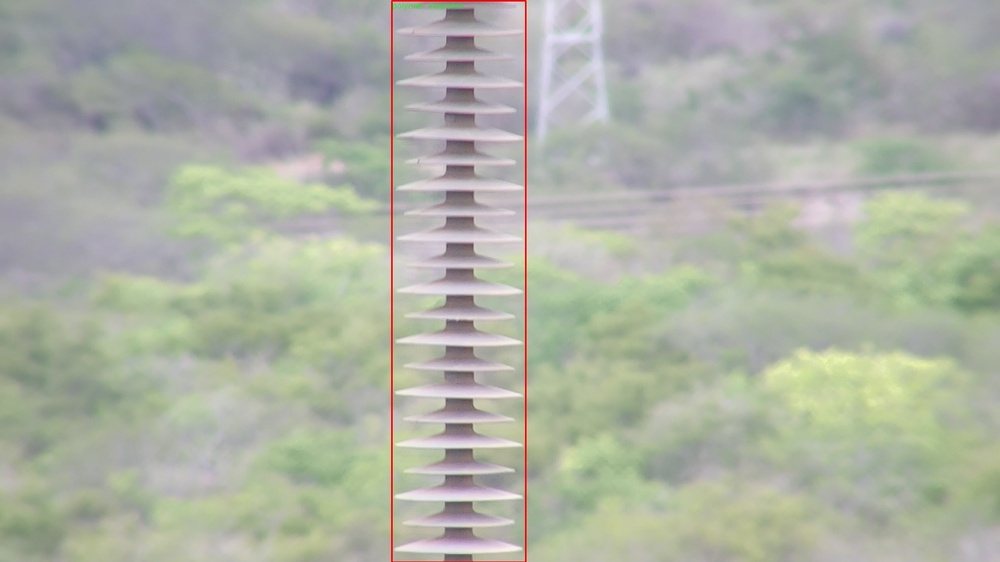
#> input picture experiments/insplad_spotcheck/v0.jpg, 1000 x 562 px, shrunk from 1920 x 1080 before the run
$ python -i clean_red_circles.py   (imports and definitions only)
#> lines starting #> are read from the running program, lines starting #| are printed output that depends on the picture; after the words box and inside, x2 and y2 are one past the last pixel; in counts of white or black regions, pixels touching at a corner belong together
#> further down, picture is the input picture: shape (562, 1000, 3); mean B, G, R 164.8, 177.9, 173.5
#!/usr/bin/env python3
# -*- coding: utf-8 -*-
"""
红圈污染清洗脚本
功能:对红圈污染图像做 inpainting 去除红圈, 污染原图备份到 dataset/images_contaminated_backup/
输入:dataset/contaminated_images.json (由扫描生成)
"""

import json
import cv2
import numpy as np
import shutil
import argparse
from pathlib import Path
from multiprocessing import Pool


def inpaint_red(img):
    hsv = cv2.cvtColor(img, cv2.COLOR_BGR2HSV)
#> hsv: shape (562, 1000, 3); mean H, S, V 67.8, 26.8, 181.4
    mask = cv2.inRange(hsv, (0, 100, 100), (10, 255, 255)) | \
           cv2.inRange(hsv, (160, 100, 100), (180, 255, 255))
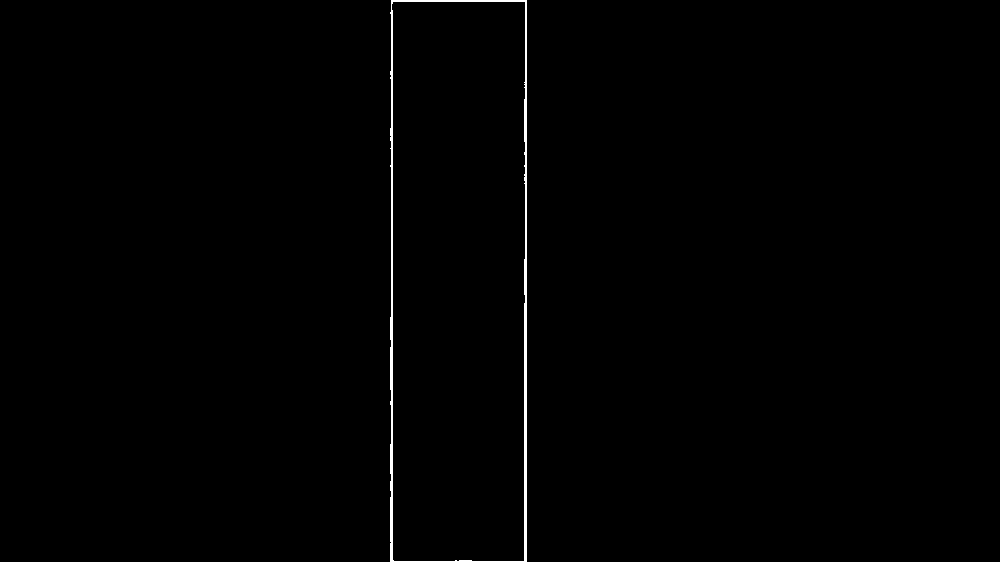
#> mask: shape (562, 1000); 0.57% white; 1 white region, box (x1, y1, x2, y2) and area: (390, 0, 527, 562) 3203
    # 连通域形状分析(用真实像素面积): 手绘圈是细环(extent 低), 实心红块(缺陷本体)保留
    keep = np.zeros_like(mask)
    n, labels, stats, _ = cv2.connectedComponentsWithStats(mask, connectivity=8)
#> n = 2; stats = [[0, 0, 1000, 562, 558797], [390, 0, 137, 562, 3203]]
    for i in range(1, n):
        x, y, w, h, area = stats[i]
        if area < 20:
            keep[labels == i] = 255  # 小噪点直接清
            continue
        extent = area / (w * h)  # 细环 ≈0.05-0.3, 实心块 >0.5
        if extent < 0.4:
            keep[labels == i] = 255
#> this loop made 1 pass
#> (x, y, w, h, area, extent) on pass 1: (390, 0, 137, 562, 3203, 0.0416)
    if keep.sum() == 0:
        return img
    keep = cv2.dilate(keep, np.ones((5, 5), np.uint8), iterations=2)
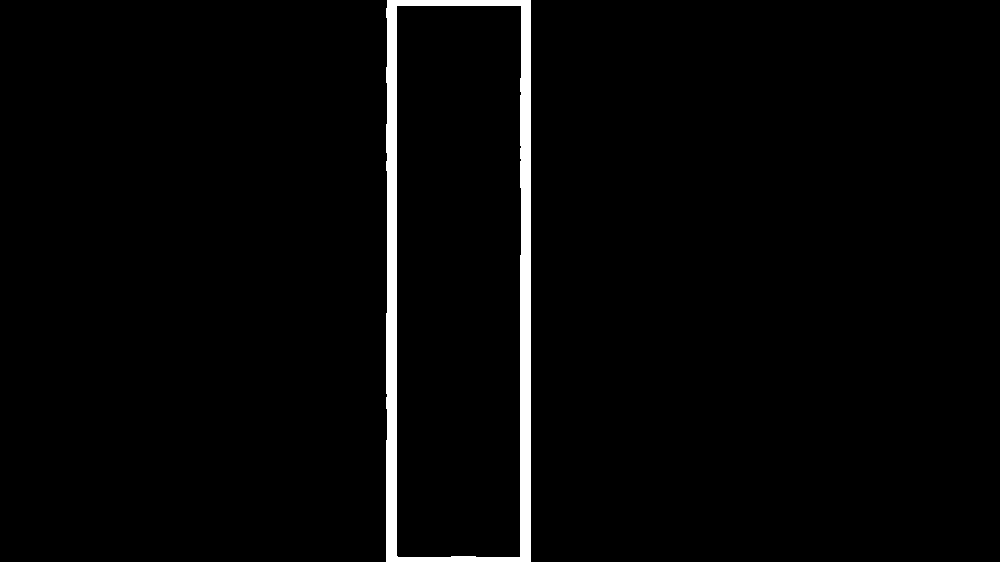
#> keep: shape (562, 1000); 2.4% white; 1 white region
    # 只对包含手绘圈的局部 ROI 做 inpaint (全图 inpaint 在 18MP 上要 ~5s)
    out = img.copy()
    contours, _ = cv2.findContours(keep, cv2.RETR_EXTERNAL, cv2.CHAIN_APPROX_SIMPLE)
#> contours = 1 contour; box (x1, y1, x2, y2) and area: (386, 0, 531, 562) 80502
    H, W = img.shape[:2]
#> H = 562; W = 1000
    for cnt in contours:
        x, y, w, h = cv2.boundingRect(cnt)
        pad = 15
        x0, y0 = max(0, x - pad), max(0, y - pad)
        x1, y1 = min(W, x + w + pad), min(H, y + h + pad)
        roi = img[y0:y1, x0:x1]
        roi_mask = keep[y0:y1, x0:x1]
        out[y0:y1, x0:x1] = cv2.inpaint(roi, roi_mask, 5, cv2.INPAINT_TELEA)
#> this loop made 1 pass
#> (x, y, w, h, pad, x0, y0, x1) on pass 1: (386, 0, 145, 562, 15, 371, 0, 546)
#> pass 1, in inpaint_red, `roi = img[y0:y1, x0:x1]`:
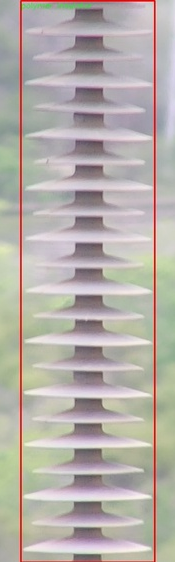
#> roi: shape (562, 175, 3); mean B, G, R 169.8, 175.2, 181.5
#> pass 1, in inpaint_red, `roi_mask = keep[y0:y1, x0:x1]`:
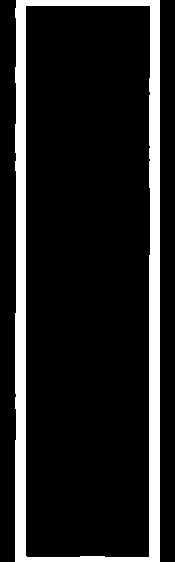
#> roi_mask: shape (562, 175); 13.5% white; 1 white region, box (x1, y1, x2, y2) and area: (15, 0, 160, 562) 13315
#> after the loop:
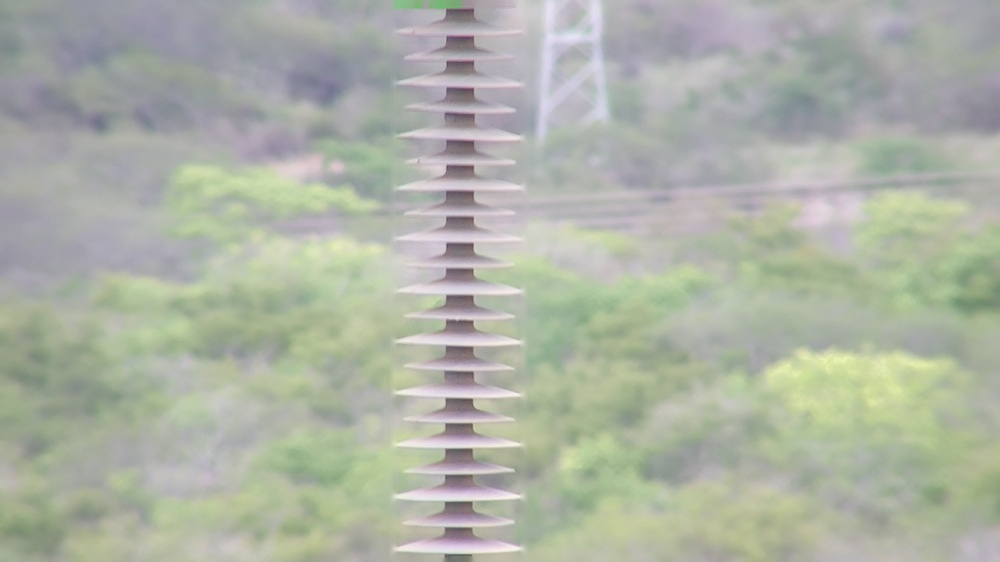
#> out: shape (562, 1000, 3); 2.36% of pixels changed, all inside (x1, y1, x2, y2) = (386, 0, 531, 562)
    return out


# [49 lines left out: functions process_one, main, not called in this run]


# [2 lines not run here, left out]

>>> import cv2
>>> picture = cv2.imread('../../insplad_spotcheck/v0.jpg')
>>> result = inpaint_red(picture)

$ run again, on experiments/insplad_spotcheck/v2.jpg
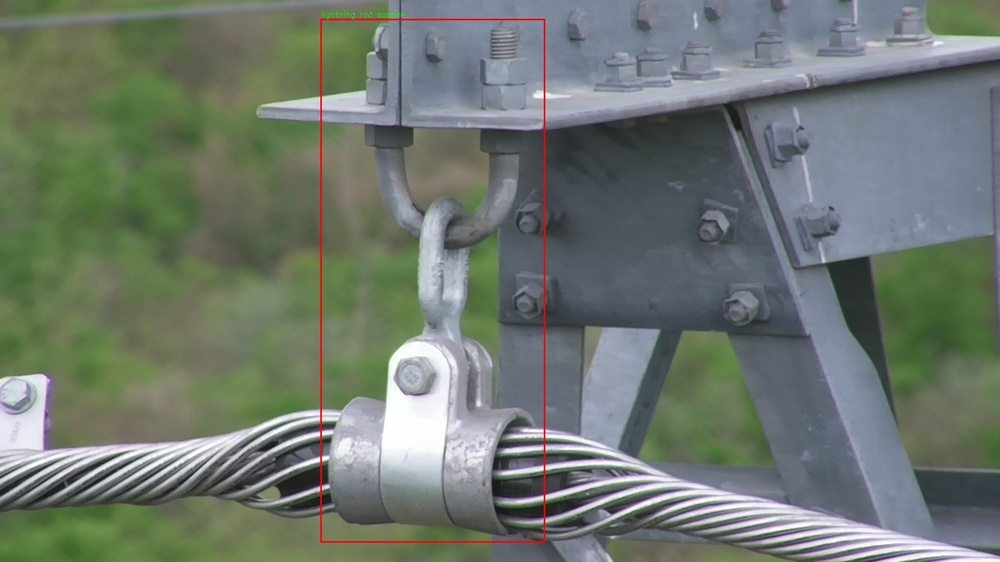
#> input picture experiments/insplad_spotcheck/v2.jpg, 1000 x 562 px, shrunk from 1920 x 1080 before the run
#> picture is the input picture: shape (562, 1000, 3); mean B, G, R 110.3, 119.7, 110.7
#> hsv: shape (562, 1000, 3); mean H, S, V 77.8, 54.9, 126.8
#> in inpaint_red, `mask = cv2.inRange(hsv, (0, 100, 100), (10, 255, 255)) | \ cv2.inRange..`:
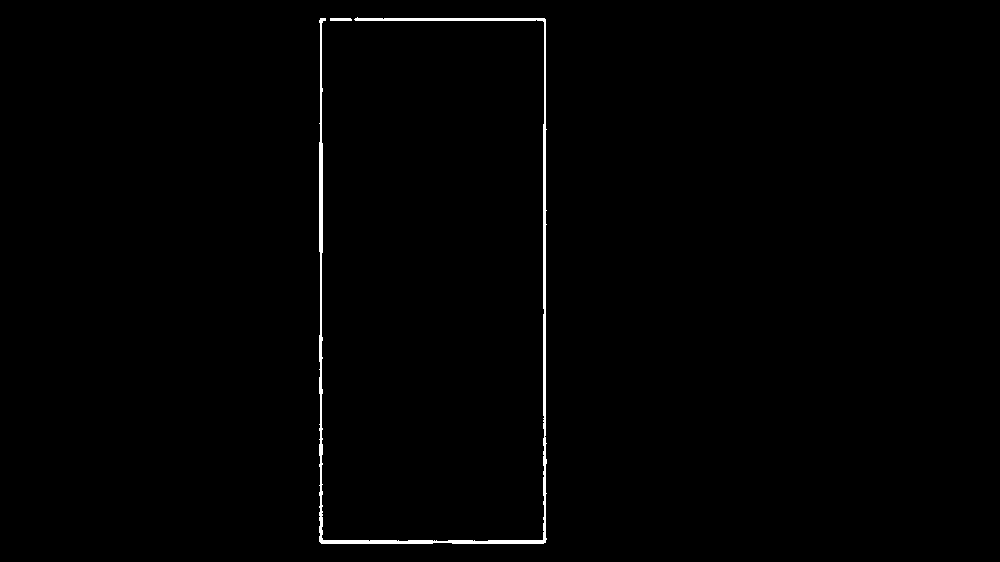
#> mask: shape (562, 1000); 0.77% white; 2 white regions, box (x1, y1, x2, y2) and area: (319, 17, 547, 544) 4265, (330, 18, 352, 21) 65
#> labels: shape (562, 1000) int32; 3 distinct labels, from 0 to 2
#> n = 3; stats = [[0, 0, 1000, 562, 557670], [319, 17, 228, 527, 4265], [330, 18, 22, 3, 65]]
#> the loop in inpaint_red, `for i in range(1, n):` made 2 passes
#> (x, y, w, h, area, extent) on passes 1 to 2: (319, 17, 228, 527, 4265, 0.0355), (330, 18, 22, 3, 65, 0.985)
#> contours = 1 contour; box (x1, y1, x2, y2) and area: (315, 13, 551, 548) 14954
#> the loop in inpaint_red, `for cnt in contours:` made 1 pass
#> (x, y, w, h, pad, x0, y0, x1) on pass 1: (315, 13, 236, 535, 15, 300, 0, 566)
#> after the loop in inpaint_red, `for cnt in contours:`:
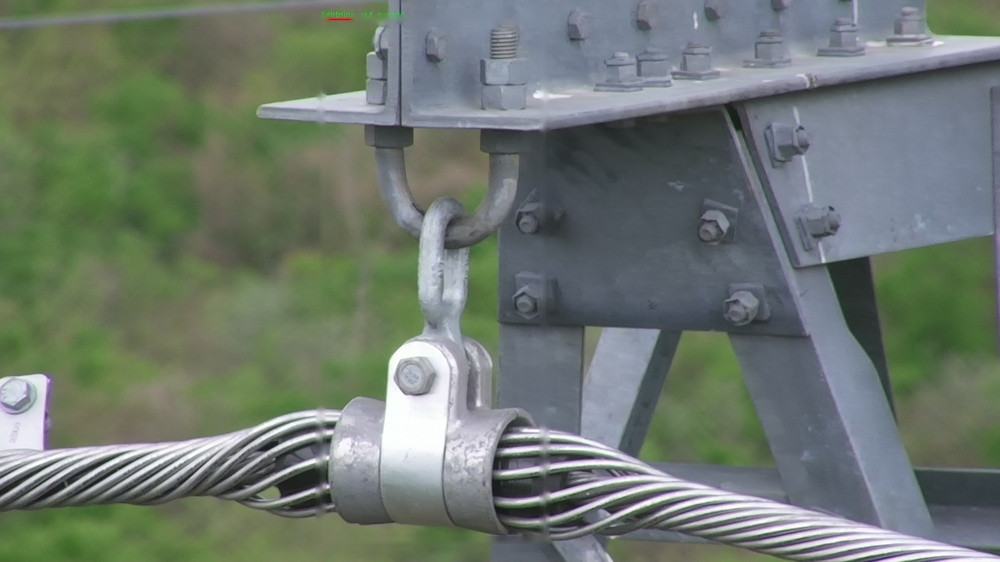
#> out: shape (562, 1000, 3); 2.91% of pixels changed, all inside (x1, y1, x2, y2) = (315, 13, 551, 548)

$ run again, on experiments/insplad_spotcheck/v3.jpg
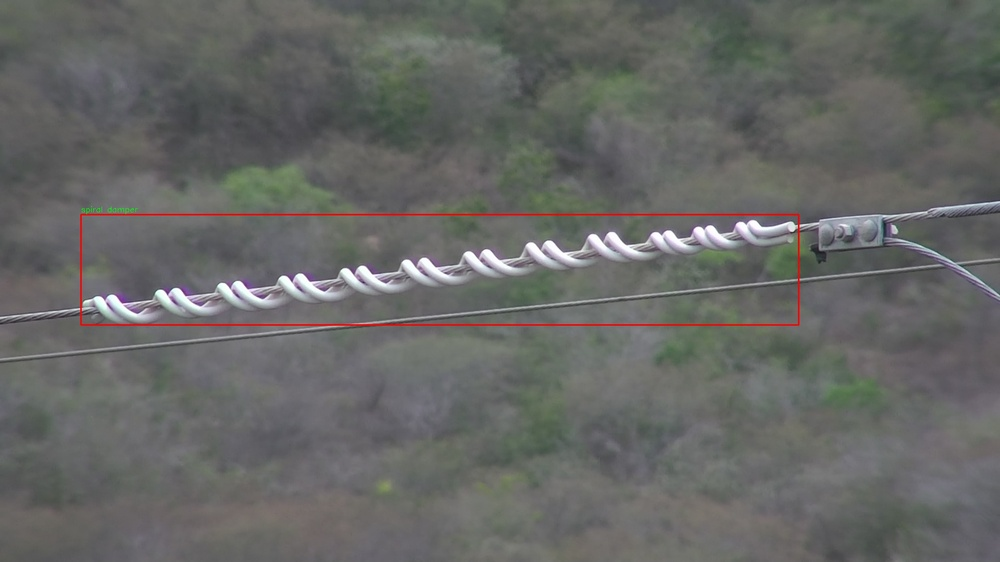
#> input picture experiments/insplad_spotcheck/v3.jpg, 1000 x 562 px, shrunk from 1920 x 1080 before the run
#> picture is the input picture: shape (562, 1000, 3); mean B, G, R 100.8, 103.2, 102.2
#> hsv: shape (562, 1000, 3); mean H, S, V 70.2, 16.5, 106.1
#> in inpaint_red, `mask = cv2.inRange(hsv, (0, 100, 100), (10, 255, 255)) | \ cv2.inRange..`:
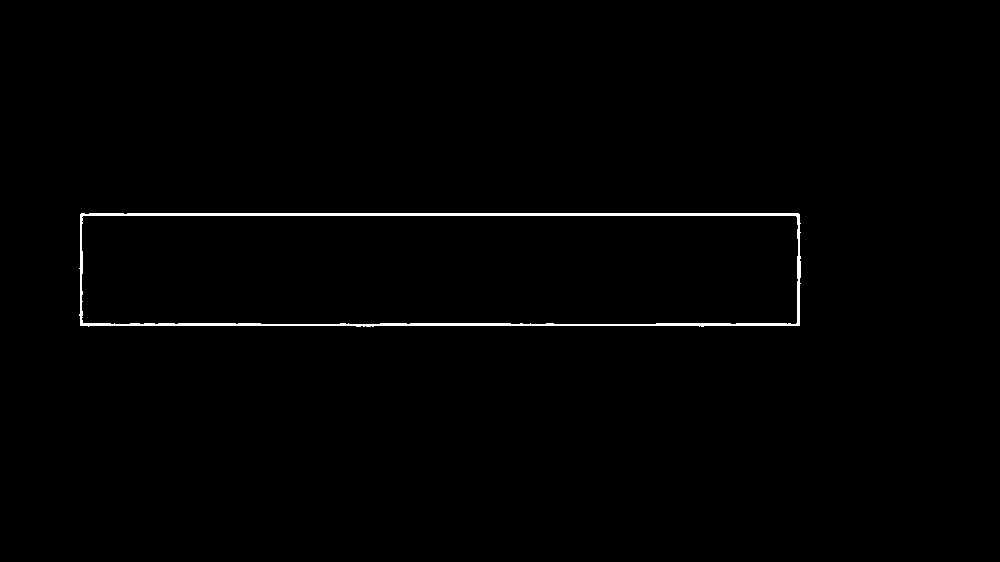
#> mask: shape (562, 1000); 0.82% white; 1 white region, box (x1, y1, x2, y2) and area: (79, 213, 801, 327) 4623
#> n = 2; stats = [[0, 0, 1000, 562, 557377], [79, 213, 722, 114, 4623]]
#> the loop in inpaint_red, `for i in range(1, n):` made 1 pass
#> (x, y, w, h, area, extent) on pass 1: (79, 213, 722, 114, 4623, 0.0562)
#> keep: shape (562, 1000); 3.2% white; 1 white region
#> contours = 1 contour; box (x1, y1, x2, y2) and area: (75, 209, 805, 331) 87360
#> the loop in inpaint_red, `for cnt in contours:` made 1 pass
#> (x, y, w, h, pad, x0, y0, x1) on pass 1: (75, 209, 730, 122, 15, 60, 194, 820)
#> after the loop in inpaint_red, `for cnt in contours:`:
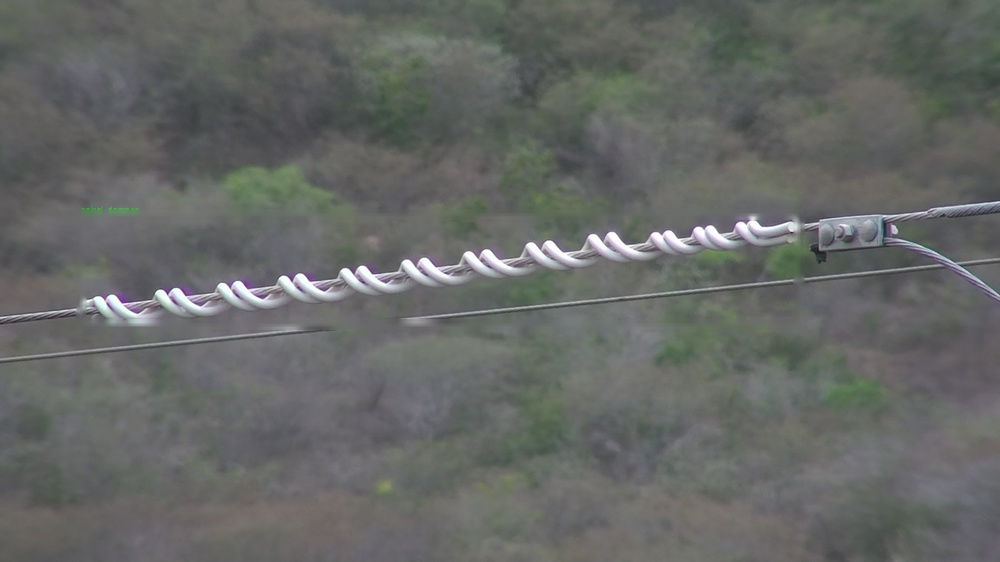
#> out: shape (562, 1000, 3); 3.21% of pixels changed, all inside (x1, y1, x2, y2) = (75, 209, 805, 331)

$ run again, on experiments/insplad_spotcheck/v4.jpg
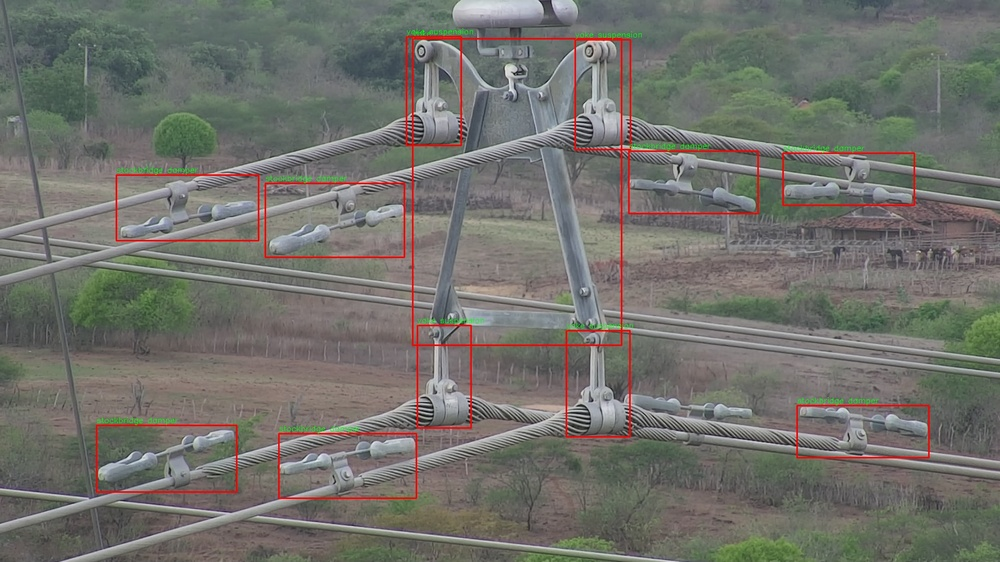
#> input picture experiments/insplad_spotcheck/v4.jpg, 1000 x 562 px, shrunk from 1920 x 1080 before the run
#> picture is the input picture: shape (562, 1000, 3); mean B, G, R 107.4, 113.4, 113.6
#> hsv: shape (562, 1000, 3); mean H, S, V 60.7, 31.2, 119.9
#> mask: shape (562, 1000); 2.6% white; 7 white regions, largest, box (x1, y1, x2, y2) and area: (405, 35, 760, 439) 7661, (95, 424, 239, 494) 1361, (277, 432, 419, 500) 1334
#> labels: shape (562, 1000) int32; 8 distinct labels, from 0 to 7
#> n = 8; stats = [[0, 0, 1000, 562, 547197], [405, 35, 355, 404, 7661], [781, 151, 136, 56, 1015], [115, 173, 145, 69, 1090], [264, 181, 142, 78, 1202], [795, 404, 136, 56, 1140], [95, 424, 144, 70, 1361], [277, 432, 142, 68, 1334]]
#> the loop in inpaint_red, `for i in range(1, n):` made 7 passes
#> (x, y, w, h, area, extent) on passes 1 to 7: (405, 35, 355, 404, 7661, 0.0534), (781, 151, 136, 56, 1015, 0.133), (115, 173, 145, 69, 1090, 0.109), (264, 181, 142, 78, 1202, 0.109), (795, 404, 136, 56, 1140, 0.15), (95, 424, 144, 70, 1361, 0.135), (277, 432, 142, 68, 1334, 0.138)
#> keep: shape (562, 1000); 9.6% white; 4 white regions
#> contours = 4 contours; box (x1, y1, x2, y2) and area: (111, 31, 764, 504) 128226, (91, 420, 243, 498) 11586, (791, 400, 935, 464) 8926, (777, 147, 921, 211) 8781
#> the loop in inpaint_red, `for cnt in contours:` made 4 passes
#> (x, y, w, h, x0, y0, x1, y1) on passes 1 to 4: (91, 420, 152, 78, 76, 405, 258, 513), (791, 400, 144, 64, 776, 385, 950, 479), (777, 147, 144, 64, 762, 132, 936, 226), (111, 31, 653, 473, 96, 16, 779, 519)
#> pass 1, in inpaint_red, `roi_mask = keep[y0:y1, x0:x1]`:
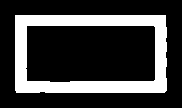
#> roi_mask: shape (108, 182); 24.2% white; 1 white region, box (x1, y1, x2, y2) and area: (15, 15, 167, 93) 4754
#> after the loop in inpaint_red, `for cnt in contours:`:
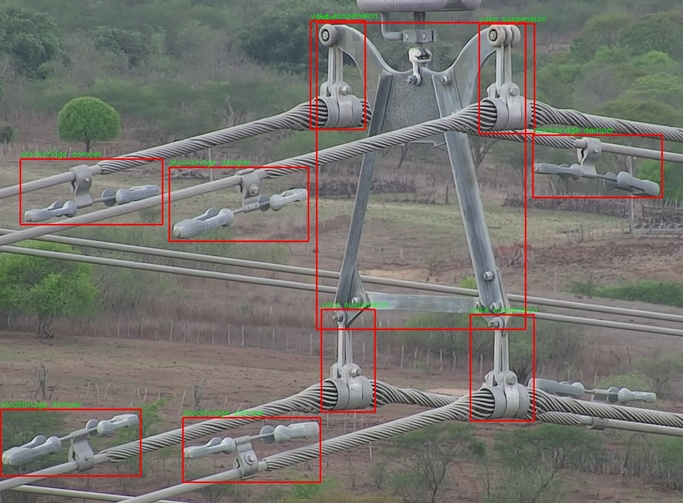
#> roi: shape (503, 683, 3); mean B, G, R 110.4, 115.4, 117.8
